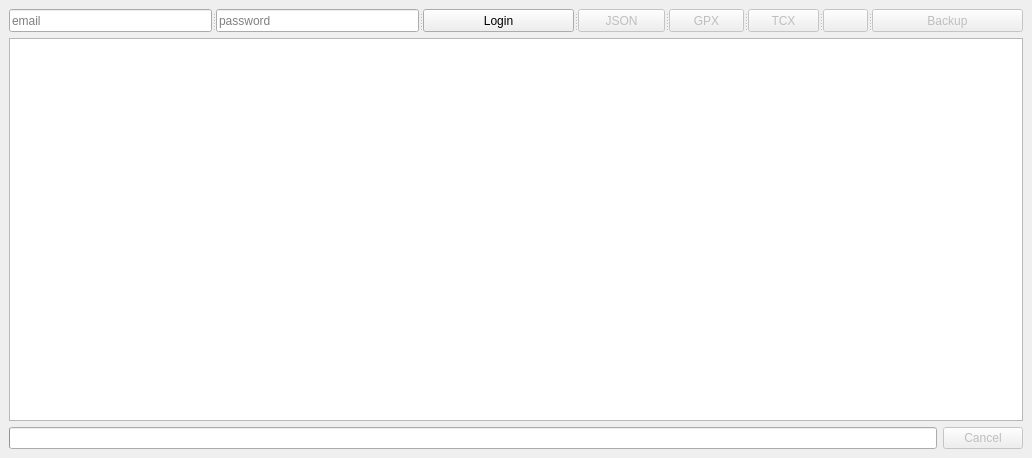
<?xml version="1.0" encoding="UTF-8"?>
<ui version="4.0">
 <class>Form</class>
 <widget class="QWidget" name="Form">
  <property name="geometry">
   <rect>
    <x>0</x>
    <y>0</y>
    <width>1032</width>
    <height>458</height>
   </rect>
  </property>
  <property name="windowTitle">
   <string>micoach-backup</string>
  </property>
  <property name="windowIcon">
   <iconset theme="folder">
    <normaloff/>
   </iconset>
  </property>
  <layout class="QGridLayout" name="gridLayout">
   <item row="0" column="0" colspan="2">
    <widget class="QSplitter" name="splitter">
     <property name="orientation">
      <enum>Qt::Horizontal</enum>
     </property>
     <widget class="QLineEdit" name="emailEdit">
      <property name="placeholderText">
       <string>email</string>
      </property>
     </widget>
     <widget class="QLineEdit" name="passwordEdit">
      <property name="echoMode">
       <enum>QLineEdit::Password</enum>
      </property>
      <property name="placeholderText">
       <string>password</string>
      </property>
     </widget>
     <widget class="QPushButton" name="loginButton">
      <property name="sizePolicy">
       <sizepolicy hsizetype="Fixed" vsizetype="Fixed">
        <horstretch>0</horstretch>
        <verstretch>0</verstretch>
       </sizepolicy>
      </property>
      <property name="text">
       <string>Login</string>
      </property>
     </widget>
     <widget class="QToolButton" name="jsonButton">
      <property name="enabled">
       <bool>false</bool>
      </property>
      <property name="text">
       <string>JSON</string>
      </property>
      <property name="checkable">
       <bool>true</bool>
      </property>
     </widget>
     <widget class="QToolButton" name="gpxButton">
      <property name="enabled">
       <bool>false</bool>
      </property>
      <property name="text">
       <string>GPX</string>
      </property>
      <property name="checkable">
       <bool>true</bool>
      </property>
     </widget>
     <widget class="QToolButton" name="tcxButton">
      <property name="enabled">
       <bool>false</bool>
      </property>
      <property name="text">
       <string>TCX</string>
      </property>
      <property name="checkable">
       <bool>true</bool>
      </property>
     </widget>
     <widget class="QToolButton" name="fileButton">
      <property name="enabled">
       <bool>false</bool>
      </property>
      <property name="text">
       <string/>
      </property>
      <property name="icon">
       <iconset theme="folder">
        <normaloff/>
       </iconset>
      </property>
     </widget>
     <widget class="QPushButton" name="backupButton">
      <property name="enabled">
       <bool>false</bool>
      </property>
      <property name="sizePolicy">
       <sizepolicy hsizetype="Fixed" vsizetype="Fixed">
        <horstretch>0</horstretch>
        <verstretch>0</verstretch>
       </sizepolicy>
      </property>
      <property name="text">
       <string>Backup</string>
      </property>
     </widget>
    </widget>
   </item>
   <item row="2" column="0">
    <widget class="QProgressBar" name="progressBar">
     <property name="value">
      <number>0</number>
     </property>
     <property name="textVisible">
      <bool>false</bool>
     </property>
    </widget>
   </item>
   <item row="2" column="1">
    <widget class="QPushButton" name="cancelButton">
     <property name="enabled">
      <bool>false</bool>
     </property>
     <property name="sizePolicy">
      <sizepolicy hsizetype="Maximum" vsizetype="Fixed">
       <horstretch>0</horstretch>
       <verstretch>0</verstretch>
      </sizepolicy>
     </property>
     <property name="text">
      <string>Cancel</string>
     </property>
    </widget>
   </item>
   <item row="1" column="0" colspan="2">
    <widget class="QTableView" name="journalTable">
     <property name="styleSheet">
      <string notr="true">alternate-background-color: rgb(170, 255, 255);</string>
     </property>
     <property name="editTriggers">
      <set>QAbstractItemView::NoEditTriggers</set>
     </property>
     <property name="tabKeyNavigation">
      <bool>false</bool>
     </property>
     <property name="showDropIndicator" stdset="0">
      <bool>false</bool>
     </property>
     <property name="dragDropOverwriteMode">
      <bool>false</bool>
     </property>
     <property name="alternatingRowColors">
      <bool>true</bool>
     </property>
     <property name="selectionMode">
      <enum>QAbstractItemView::NoSelection</enum>
     </property>
     <property name="selectionBehavior">
      <enum>QAbstractItemView::SelectRows</enum>
     </property>
     <property name="showGrid">
      <bool>false</bool>
     </property>
     <property name="wordWrap">
      <bool>false</bool>
     </property>
     <attribute name="horizontalHeaderStretchLastSection">
      <bool>true</bool>
     </attribute>
     <attribute name="verticalHeaderStretchLastSection">
      <bool>false</bool>
     </attribute>
    </widget>
   </item>
  </layout>
 </widget>
 <layoutdefault spacing="6" margin="9"/>
 <resources/>
 <connections/>
 <designerdata>
  <property name="gridDeltaX">
   <number>10</number>
  </property>
  <property name="gridDeltaY">
   <number>10</number>
  </property>
  <property name="gridSnapX">
   <bool>true</bool>
  </property>
  <property name="gridSnapY">
   <bool>true</bool>
  </property>
  <property name="gridVisible">
   <bool>true</bool>
  </property>
 </designerdata>
</ui>
